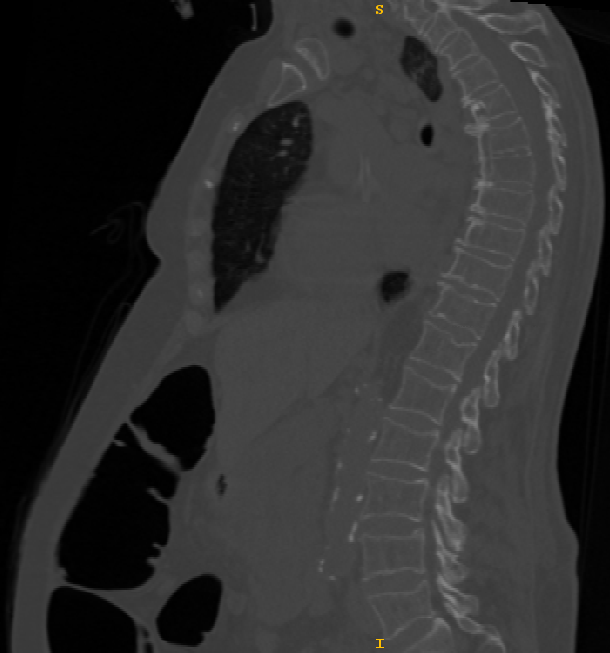
%> input picture src/segmentation/snapshotImage003.png, 610 x 653 px
$ octave segmentationTwo.m   (GNU Octave 9; MATLAB toolbox functions it lacks are replaced by stand-ins)
%> lines starting %> are read from the running program, lines starting %| are printed output that depends on the picture; in (x1, y1, x2, y2) boxes, pixels count from 0 and x2, y2 are one past the last pixel; in counts of white or black regions, pixels touching at a corner belong together; the program's own positions count from 1
clc
clear
close all
img=imread('snapshotImage003.png');
%> img is the input picture: size 653x610x3 uint8; mean R, G, B 45.6, 45.6, 45.6
img=rgb2gray(img);
%> img: size 653x610 uint8
origimg=img;
% [4 lines of commented-out code are left out]
figure,imshow(origimg,[]); title('Input Image');


imshow(img)
% img=adapthisteq(img);
figure,imshow(img)


img=imadjust(img,[0.28 0.8],[0.5 0.9]);
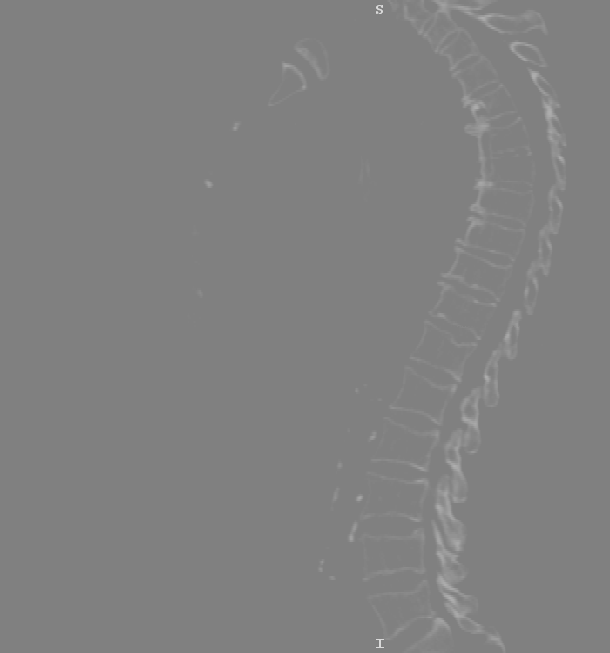
%> img: size 653x610 uint8; min 128, max 217, mean 128.8
% hy = fspecial('average',55);
% img = imfilter(double(img), hy, 'replicate');
% level=graythresh(img);
img=im2bw(img,0.51);
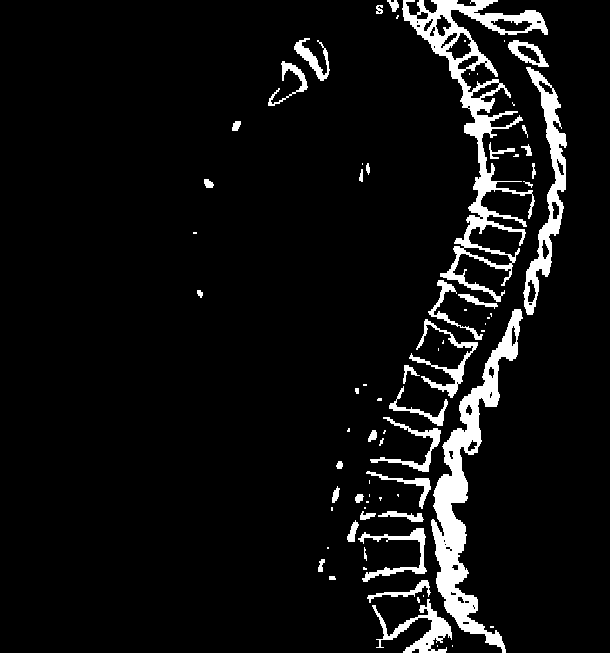
%> img: size 653x610 logical; 6.8% white; 74 white regions (34 under 20 px), largest, box (x1, y1, x2, y2) and area: (402, 0, 548, 302) 7759, (431, 309, 523, 653) 7367, (523, 67, 567, 315) 3021
figure
imshow(img)
% figure,imshow(img)
se = strel('sphere', 2);
%%
% Dilate the image.
dilatedI = imdilate(img,se);
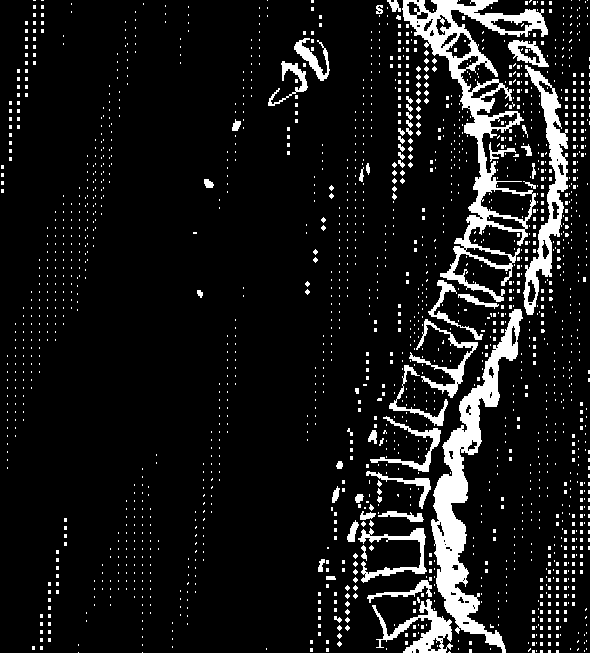
%> dilatedI: size 653x590 logical; 9.8% white; 1852 white regions (1795 under 20 px), largest, box (x1, y1, x2, y2) and area: (402, 0, 548, 302) 8262, (431, 309, 523, 653) 7596, (523, 65, 568, 315) 3266
%%
% erode the image.
se = strel('sphere', 3);
erodedI = imerode(dilatedI,se);
%> erodedI: size 653x548 logical; every value is 0
erodedI = bwareaopen(erodedI,1000);
figure
imshow(erodedI)


%%
% Dilate the image.
se = strel('sphere', 8);
dilatedI = imdilate(erodedI,se);
%> dilatedI: size 653x276 logical; every value is 1
%%
% erode the image.
se = strel('sphere', 1);
erodedI = imerode(dilatedI,se);
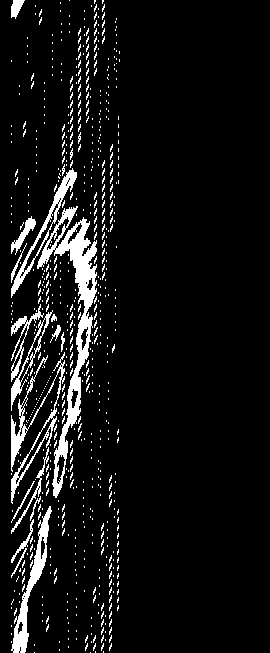
%> erodedI: size 653x270 logical; 7.5% white; 720 white regions (700 under 20 px), largest, box (x1, y1, x2, y2) and area: (37, 206, 97, 498) 3740, (11, 352, 65, 504) 1350, (11, 506, 52, 653) 1299
figure
imshow(erodedI)

%%
% Dilate the image.
se = strel('sphere', 8);
%> (the run ends here)
